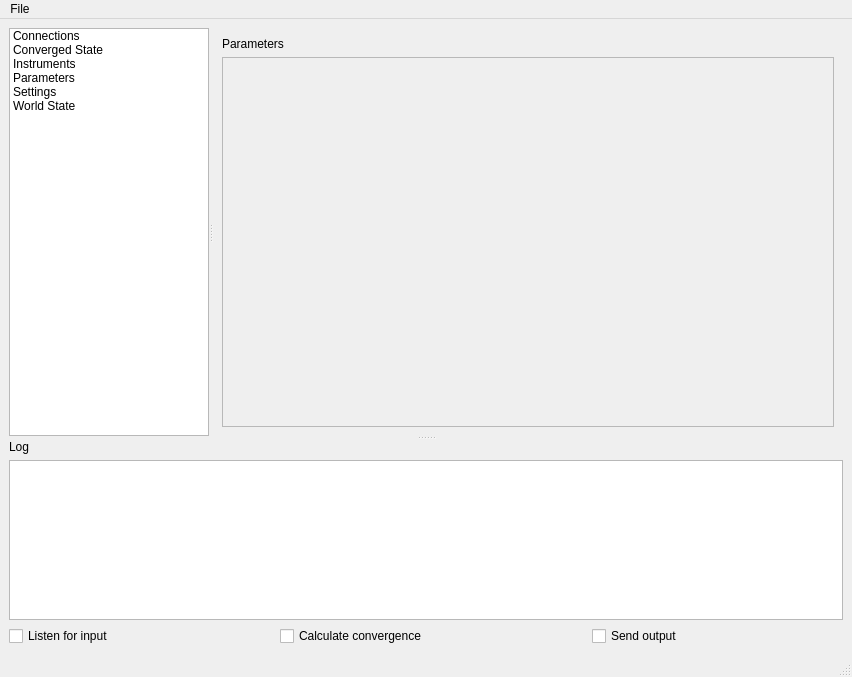
<?xml version="1.0" encoding="UTF-8"?>
<ui version="4.0">
 <class>MainWindow</class>
 <widget class="QMainWindow" name="MainWindow">
  <property name="geometry">
   <rect>
    <x>0</x>
    <y>0</y>
    <width>852</width>
    <height>677</height>
   </rect>
  </property>
  <property name="contextMenuPolicy">
   <enum>Qt::NoContextMenu</enum>
  </property>
  <property name="windowTitle">
   <string>Stabilizer</string>
  </property>
  <widget class="QWidget" name="centralwidget">
   <property name="sizePolicy">
    <sizepolicy hsizetype="Expanding" vsizetype="Expanding">
     <horstretch>0</horstretch>
     <verstretch>0</verstretch>
    </sizepolicy>
   </property>
   <layout class="QVBoxLayout" name="verticalLayout">
    <item>
     <widget class="QSplitter" name="outerSplitter">
      <property name="sizePolicy">
       <sizepolicy hsizetype="Expanding" vsizetype="Expanding">
        <horstretch>0</horstretch>
        <verstretch>0</verstretch>
       </sizepolicy>
      </property>
      <property name="orientation">
       <enum>Qt::Vertical</enum>
      </property>
      <widget class="QSplitter" name="pageSelectorSplitter">
       <property name="orientation">
        <enum>Qt::Horizontal</enum>
       </property>
       <widget class="QListWidget" name="pageSelector">
        <property name="sizePolicy">
         <sizepolicy hsizetype="Preferred" vsizetype="Expanding">
          <horstretch>0</horstretch>
          <verstretch>0</verstretch>
         </sizepolicy>
        </property>
        <property name="maximumSize">
         <size>
          <width>200</width>
          <height>16777215</height>
         </size>
        </property>
        <item>
         <property name="text">
          <string>Connections</string>
         </property>
        </item>
        <item>
         <property name="text">
          <string>Converged State</string>
         </property>
        </item>
        <item>
         <property name="text">
          <string>Instruments</string>
         </property>
        </item>
        <item>
         <property name="text">
          <string>Parameters</string>
         </property>
        </item>
        <item>
         <property name="text">
          <string>Settings</string>
         </property>
        </item>
        <item>
         <property name="text">
          <string>World State</string>
         </property>
        </item>
       </widget>
       <widget class="QStackedWidget" name="pages">
        <property name="sizePolicy">
         <sizepolicy hsizetype="Expanding" vsizetype="Expanding">
          <horstretch>0</horstretch>
          <verstretch>0</verstretch>
         </sizepolicy>
        </property>
        <property name="minimumSize">
         <size>
          <width>400</width>
          <height>0</height>
         </size>
        </property>
        <property name="currentIndex">
         <number>3</number>
        </property>
        <widget class="QWidget" name="connectionsPage">
         <layout class="QVBoxLayout" name="verticalLayout_4">
          <item>
           <widget class="QLabel" name="connectionsLabel">
            <property name="text">
             <string>Currently detected connections</string>
            </property>
           </widget>
          </item>
          <item>
           <widget class="QPlainTextEdit" name="connectionsText">
            <property name="font">
             <font>
              <family>Lucida Console</family>
             </font>
            </property>
            <property name="readOnly">
             <bool>true</bool>
            </property>
           </widget>
          </item>
         </layout>
        </widget>
        <widget class="QWidget" name="convergedStatePage">
         <layout class="QVBoxLayout" name="verticalLayout_7">
          <item>
           <widget class="QLabel" name="congergedStateLabel">
            <property name="text">
             <string>Converged State</string>
            </property>
           </widget>
          </item>
          <item>
           <widget class="QPlainTextEdit" name="convergedStateText">
            <property name="font">
             <font>
              <family>Lucida Console</family>
              <pointsize>12</pointsize>
             </font>
            </property>
            <property name="readOnly">
             <bool>true</bool>
            </property>
           </widget>
          </item>
         </layout>
        </widget>
        <widget class="QWidget" name="instrumentsPage">
         <layout class="QVBoxLayout" name="verticalLayout_2">
          <item>
           <widget class="QLabel" name="instrumentsLabel">
            <property name="text">
             <string>Currently connected instruments</string>
            </property>
           </widget>
          </item>
          <item>
           <widget class="QPlainTextEdit" name="instrumentsText">
            <property name="font">
             <font>
              <family>Lucida Console</family>
             </font>
            </property>
            <property name="readOnly">
             <bool>true</bool>
            </property>
           </widget>
          </item>
         </layout>
        </widget>
        <widget class="QWidget" name="parametersPage">
         <layout class="QVBoxLayout" name="verticalLayout_3">
          <item>
           <widget class="QLabel" name="parametersLabel">
            <property name="text">
             <string>Parameters</string>
            </property>
           </widget>
          </item>
          <item>
           <widget class="QScrollArea" name="scrollArea">
            <property name="widgetResizable">
             <bool>true</bool>
            </property>
            <widget class="QWidget" name="parametersArea">
             <property name="geometry">
              <rect>
               <x>0</x>
               <y>0</y>
               <width>595</width>
               <height>348</height>
              </rect>
             </property>
            </widget>
           </widget>
          </item>
         </layout>
        </widget>
        <widget class="QWidget" name="settingsPage">
         <layout class="QFormLayout" name="formLayout">
          <item row="0" column="0">
           <widget class="QLabel" name="settingsFileLabel">
            <property name="text">
             <string>Settings file</string>
            </property>
            <property name="buddy">
             <cstring>settingsFile</cstring>
            </property>
           </widget>
          </item>
          <item row="0" column="1">
           <widget class="QFrame" name="frame">
            <property name="sizePolicy">
             <sizepolicy hsizetype="MinimumExpanding" vsizetype="Minimum">
              <horstretch>0</horstretch>
              <verstretch>0</verstretch>
             </sizepolicy>
            </property>
            <property name="minimumSize">
             <size>
              <width>20</width>
              <height>100</height>
             </size>
            </property>
            <property name="frameShape">
             <enum>QFrame::StyledPanel</enum>
            </property>
            <property name="frameShadow">
             <enum>QFrame::Raised</enum>
            </property>
            <layout class="QVBoxLayout" name="verticalLayout_5">
             <item>
              <widget class="QLineEdit" name="settingsFile">
               <property name="sizePolicy">
                <sizepolicy hsizetype="Expanding" vsizetype="Fixed">
                 <horstretch>0</horstretch>
                 <verstretch>0</verstretch>
                </sizepolicy>
               </property>
               <property name="minimumSize">
                <size>
                 <width>0</width>
                 <height>22</height>
                </size>
               </property>
              </widget>
             </item>
             <item>
              <widget class="QWidget" name="settingsFileButtonsContainerWidget" native="true">
               <property name="sizePolicy">
                <sizepolicy hsizetype="Preferred" vsizetype="Minimum">
                 <horstretch>0</horstretch>
                 <verstretch>0</verstretch>
                </sizepolicy>
               </property>
               <property name="minimumSize">
                <size>
                 <width>0</width>
                 <height>50</height>
                </size>
               </property>
               <layout class="QHBoxLayout" name="horizontalLayout_2">
                <item>
                 <widget class="QPushButton" name="reloadSettingsButton">
                  <property name="text">
                   <string>Reload</string>
                  </property>
                 </widget>
                </item>
                <item>
                 <widget class="QPushButton" name="openSettingsButton">
                  <property name="text">
                   <string>&amp;Open...</string>
                  </property>
                 </widget>
                </item>
                <item>
                 <widget class="QPushButton" name="saveSettingsButton">
                  <property name="text">
                   <string>&amp;Save</string>
                  </property>
                 </widget>
                </item>
                <item>
                 <widget class="QPushButton" name="saveSettingsAsButton">
                  <property name="text">
                   <string>Save &amp;as...</string>
                  </property>
                 </widget>
                </item>
               </layout>
              </widget>
             </item>
            </layout>
           </widget>
          </item>
          <item row="1" column="0">
           <widget class="QLabel" name="ipAddressLabel">
            <property name="text">
             <string>IP Address</string>
            </property>
            <property name="buddy">
             <cstring>ipAddress</cstring>
            </property>
           </widget>
          </item>
          <item row="1" column="1">
           <widget class="QLineEdit" name="ipAddress">
            <property name="text">
             <string>127.0.0.1</string>
            </property>
            <property name="readOnly">
             <bool>true</bool>
            </property>
           </widget>
          </item>
          <item row="2" column="0">
           <widget class="QLabel" name="pluginsLabel">
            <property name="text">
             <string>Loaded plugins</string>
            </property>
            <property name="buddy">
             <cstring>plugins</cstring>
            </property>
           </widget>
          </item>
          <item row="2" column="1">
           <widget class="QListView" name="plugins">
            <property name="alternatingRowColors">
             <bool>false</bool>
            </property>
            <property name="resizeMode">
             <enum>QListView::Adjust</enum>
            </property>
           </widget>
          </item>
          <item row="3" column="1">
           <widget class="QPushButton" name="pushButton">
            <property name="text">
             <string>Refresh</string>
            </property>
           </widget>
          </item>
          <item row="4" column="1">
           <widget class="QCheckBox" name="logIncomingMessagesCheckbox">
            <property name="text">
             <string>Log incoming messages</string>
            </property>
           </widget>
          </item>
          <item row="5" column="1">
           <widget class="QCheckBox" name="logOutgoingMessagesCheckbox">
            <property name="text">
             <string>Log outgoing messages</string>
            </property>
           </widget>
          </item>
          <item row="6" column="1">
           <spacer name="verticalSpacer">
            <property name="orientation">
             <enum>Qt::Vertical</enum>
            </property>
            <property name="sizeHint" stdset="0">
             <size>
              <width>20</width>
              <height>40</height>
             </size>
            </property>
           </spacer>
          </item>
         </layout>
        </widget>
        <widget class="QWidget" name="worldStatePage">
         <layout class="QVBoxLayout" name="verticalLayout_6">
          <item>
           <widget class="QLabel" name="worldStateLabel">
            <property name="text">
             <string>World State</string>
            </property>
           </widget>
          </item>
          <item>
           <widget class="QPlainTextEdit" name="worldStateText">
            <property name="font">
             <font>
              <family>Lucida Console</family>
              <pointsize>12</pointsize>
             </font>
            </property>
            <property name="readOnly">
             <bool>true</bool>
            </property>
           </widget>
          </item>
         </layout>
        </widget>
       </widget>
      </widget>
      <widget class="QWidget" name="layoutWidget">
       <layout class="QVBoxLayout" name="lowerSection">
        <item>
         <widget class="QLabel" name="logLabel">
          <property name="sizePolicy">
           <sizepolicy hsizetype="Preferred" vsizetype="Maximum">
            <horstretch>0</horstretch>
            <verstretch>0</verstretch>
           </sizepolicy>
          </property>
          <property name="text">
           <string>Log</string>
          </property>
         </widget>
        </item>
        <item>
         <widget class="QListView" name="logView">
          <property name="sizePolicy">
           <sizepolicy hsizetype="Expanding" vsizetype="Preferred">
            <horstretch>0</horstretch>
            <verstretch>0</verstretch>
           </sizepolicy>
          </property>
         </widget>
        </item>
        <item>
         <layout class="QHBoxLayout" name="footer">
          <property name="sizeConstraint">
           <enum>QLayout::SetFixedSize</enum>
          </property>
          <item>
           <widget class="QCheckBox" name="enableInputCheckbox">
            <property name="text">
             <string>Listen for input</string>
            </property>
           </widget>
          </item>
          <item>
           <spacer name="horizontalSpacer_2">
            <property name="orientation">
             <enum>Qt::Horizontal</enum>
            </property>
            <property name="sizeHint" stdset="0">
             <size>
              <width>40</width>
              <height>20</height>
             </size>
            </property>
           </spacer>
          </item>
          <item>
           <widget class="QCheckBox" name="calculateConvergenceCheckbox">
            <property name="text">
             <string>Calculate convergence</string>
            </property>
           </widget>
          </item>
          <item>
           <spacer name="horizontalSpacer_3">
            <property name="orientation">
             <enum>Qt::Horizontal</enum>
            </property>
            <property name="sizeHint" stdset="0">
             <size>
              <width>40</width>
              <height>20</height>
             </size>
            </property>
           </spacer>
          </item>
          <item>
           <widget class="QCheckBox" name="enableOutputCheckbox">
            <property name="text">
             <string>Send output</string>
            </property>
           </widget>
          </item>
          <item>
           <spacer name="horizontalSpacer">
            <property name="orientation">
             <enum>Qt::Horizontal</enum>
            </property>
            <property name="sizeHint" stdset="0">
             <size>
              <width>40</width>
              <height>20</height>
             </size>
            </property>
           </spacer>
          </item>
         </layout>
        </item>
       </layout>
       <zorder>logView</zorder>
       <zorder>logLabel</zorder>
      </widget>
     </widget>
    </item>
   </layout>
  </widget>
  <widget class="QMenuBar" name="menubar">
   <property name="geometry">
    <rect>
     <x>0</x>
     <y>0</y>
     <width>852</width>
     <height>22</height>
    </rect>
   </property>
   <widget class="QMenu" name="menuFile">
    <property name="title">
     <string>File</string>
    </property>
    <addaction name="actionOpenSettings"/>
    <addaction name="actionReloadSettings"/>
    <addaction name="actionSaveSettings"/>
    <addaction name="actionSaveSettingsAs"/>
    <addaction name="separator"/>
    <addaction name="actionSave_log"/>
    <addaction name="separator"/>
    <addaction name="actionQuit"/>
   </widget>
   <addaction name="menuFile"/>
  </widget>
  <widget class="QStatusBar" name="statusbar"/>
  <action name="actionQuit">
   <property name="text">
    <string>Quit</string>
   </property>
  </action>
  <action name="actionSave_log">
   <property name="text">
    <string>Save log</string>
   </property>
  </action>
  <action name="actionSaveSettings">
   <property name="text">
    <string>&amp;Save settings</string>
   </property>
   <property name="shortcut">
    <string>Ctrl+S</string>
   </property>
   <property name="shortcutContext">
    <enum>Qt::ApplicationShortcut</enum>
   </property>
  </action>
  <action name="actionOpenSettings">
   <property name="text">
    <string>&amp;Open...</string>
   </property>
  </action>
  <action name="actionSaveSettingsAs">
   <property name="text">
    <string>&amp;Save settings as...</string>
   </property>
  </action>
  <action name="actionReloadSettings">
   <property name="text">
    <string>&amp;Reload</string>
   </property>
   <property name="shortcut">
    <string>Ctrl+R</string>
   </property>
  </action>
 </widget>
 <resources/>
 <connections>
  <connection>
   <sender>pageSelector</sender>
   <signal>currentRowChanged(int)</signal>
   <receiver>pages</receiver>
   <slot>setCurrentIndex(int)</slot>
   <hints>
    <hint type="sourcelabel">
     <x>211</x>
     <y>240</y>
    </hint>
    <hint type="destinationlabel">
     <x>774</x>
     <y>206</y>
    </hint>
   </hints>
  </connection>
 </connections>
</ui>
